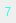
<?xml version="1.0" encoding="UTF-8"?>
<ui version="4.0">
 <class>Number2Class</class>
 <widget class="QWidget" name="Number2Class">
  <property name="geometry">
   <rect>
    <x>0</x>
    <y>0</y>
    <width>16</width>
    <height>23</height>
   </rect>
  </property>
  <property name="maximumSize">
   <size>
    <width>16777215</width>
    <height>32</height>
   </size>
  </property>
  <property name="windowTitle">
   <string>Number2</string>
  </property>
  <layout class="QHBoxLayout" name="horizontalLayout">
   <property name="spacing">
    <number>0</number>
   </property>
   <property name="margin">
    <number>0</number>
   </property>
   <item>
    <widget class="QPushButton" name="pbNum">
     <property name="minimumSize">
      <size>
       <width>10</width>
       <height>10</height>
      </size>
     </property>
     <property name="maximumSize">
      <size>
       <width>16</width>
       <height>23</height>
      </size>
     </property>
     <property name="styleSheet">
      <string notr="true"> QPushButton {
	background-color: rgba(255, 255, 255, 0);
     min-width: 10px;
 border: 0px solid #5c5c5c;
     min-height: 10px;
	border-color: transparent;
	
	color: rgb(42, 255, 241);
	
	font: 18pt &quot;MS Shell Dlg 2&quot;;
 }

 QPushButton:hover {
   
	background-color: rgba(255, 255, 255, 0);
     border: 1px solid #5c5c5c;
	border-color: rgb(42, 255, 241);
     border-radius: 5px;
	background-color: rgba(255, 255, 255, 0);
 }

 QPushButton:pressed {
    
	background-color: rgba(255, 255, 255, 0);
 }

QPushButton::checked {
 
	border-color: rgba(255, 255, 255, 0);
}</string>
     </property>
     <property name="text">
      <string>7</string>
     </property>
    </widget>
   </item>
  </layout>
 </widget>
 <layoutdefault spacing="6" margin="11"/>
 <resources/>
 <connections/>
</ui>
